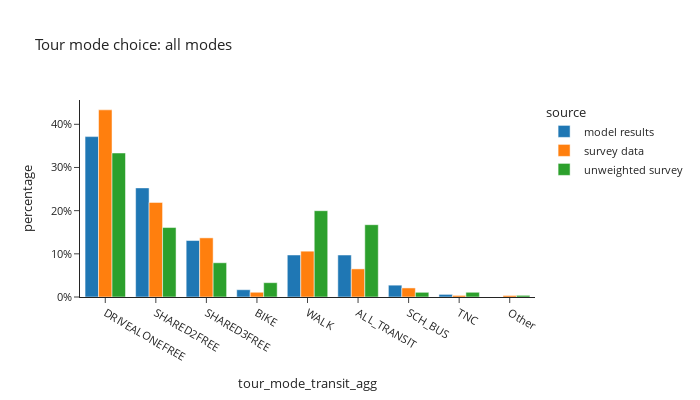

The notebook cell saved with this chart:
### Code cell
# aggregate transit modes
transit_modes = ['WALK_LOC','WALK_COM','WALK_FRY','WALK_LR','DRIVE_TRN']
tour_mode_ordered = ["DRIVEALONEFREE", "SHARED2FREE", "SHARED3FREE", "BIKE","WALK","ALL_TRANSIT","SCH_BUS","TNC","Other"]
tour_data['tour_mode_transit_agg'] = tour_data['tour_mode'].apply(lambda x: "ALL_TRANSIT" if x in transit_modes else x)

df_plot = tour_data.groupby(['source','tour_mode_transit_agg'])['trip_weight_2017_2019'].sum().reset_index()
df_plot['percentage'] = df_plot.groupby(['source'], group_keys=False)['trip_weight_2017_2019']. \
    apply(lambda x: x / float(x.sum()))

fig = px.bar(df_plot, x="tour_mode_transit_agg", y="percentage", color="source",barmode="group", template="simple_white",
             category_orders={"tour_mode_transit_agg": tour_mode_ordered},
             title="Tour mode choice: all modes")
fig.for_each_annotation(lambda a: a.update(text = a.text.split("=")[-1]))
fig.update_layout(height=400, width=700, font=dict(size=11), yaxis=dict(tickformat=".0%"))
fig.show()

### Figure 1 — Plotly figure (JSON) as saved in the notebook; plotly's stock layout.template omitted (floating-point values rounded to 4 significant figures)
{"data": [{"alignmentgroup": "True", "hovertemplate": "source=model results<br>tour_mode_transit_agg=%{x}<br>percentage=%{y}<extra></extra>", "legendgroup": "model results", "marker": {"color": "#1F77B4", "pattern": {"shape": ""}}, "name": "model results", "offsetgroup": "model results", "orientation": "v", "showlegend": true, "textposition": "auto", "x": ["ALL_TRANSIT", "BIKE", "DRIVEALONEFREE", "SCH_BUS", "SHARED2FREE", "SHARED3FREE", "TNC", "WALK"], "xaxis": "x", "y": [0.09724, 0.01686, 0.3715, 0.02742, 0.2527, 0.1308, 0.006067, 0.09733], "yaxis": "y", "type": "bar"}, {"alignmentgroup": "True", "hovertemplate": "source=survey data<br>tour_mode_transit_agg=%{x}<br>percentage=%{y}<extra></extra>", "legendgroup": "survey data", "marker": {"color": "#FF7F0E", "pattern": {"shape": ""}}, "name": "survey data", "offsetgroup": "survey data", "orientation": "v", "showlegend": true, "textposition": "auto", "x": ["ALL_TRANSIT", "BIKE", "DRIVEALONEFREE", "Other", "SCH_BUS", "SHARED2FREE", "SHARED3FREE", "TNC", "WALK"], "xaxis": "x", "y": [0.0651, 0.01097, 0.4335, 0.003516, 0.02098, 0.2192, 0.137, 0.003664, 0.1061], "yaxis": "y", "type": "bar"}, {"alignmentgroup": "True", "hovertemplate": "source=unweighted survey<br>tour_mode_transit_agg=%{x}<br>percentage=%{y}<extra></extra>", "legendgroup": "unweighted survey", "marker": {"color": "#2CA02C", "pattern": {"shape": ""}}, "name": "unweighted survey", "offsetgroup": "unweighted survey", "orientation": "v", "showlegend": true, "textposition": "auto", "x": ["ALL_TRANSIT", "BIKE", "DRIVEALONEFREE", "Other", "SCH_BUS", "SHARED2FREE", "SHARED3FREE", "TNC", "WALK"], "xaxis": "x", "y": [0.1675, 0.03319, 0.3336, 0.003837, 0.01087, 0.1609, 0.07931, 0.01094, 0.1999], "yaxis": "y", "type": "bar"}], "layout": {"xaxis": {"anchor": "y", "domain": [0.0, 1.0], "title": {"text": "tour_mode_transit_agg"}, "categoryorder": "array", "categoryarray": ["DRIVEALONEFREE", "SHARED2FREE", "SHARED3FREE", "BIKE", "WALK", "ALL_TRANSIT", "SCH_BUS", "TNC", "Other"]}, "yaxis": {"anchor": "x", "domain": [0.0, 1.0], "title": {"text": "percentage"}, "tickformat": ".0%"}, "legend": {"title": {"text": "source"}, "tracegroupgap": 0}, "title": {"text": "Tour mode choice: all modes"}, "barmode": "group", "font": {"size": 11}, "height": 400, "width": 700}}
